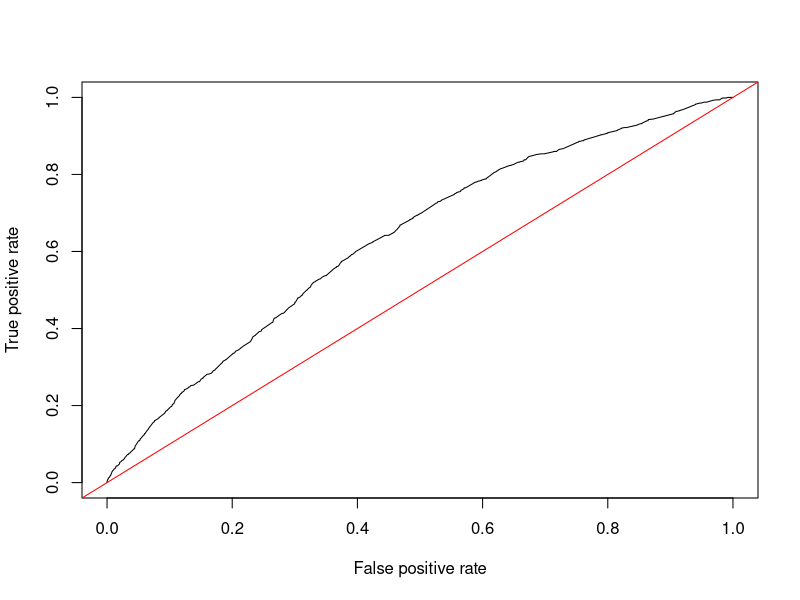

This chart was generated by the following R code:
# ------------------
# 로지스틱 회귀분석 - 기본 원리
# ------------------

# 로지스틱 회귀분석은 회귀분석의 선형성 가정이 위반되었다는 것에서 출발합니다. 
# 종속변수가 범주형이면 선형성 가정이 위반됩니다. 
# 이러한 문제를 피하기 위해서는 로그변환을 합니다. 
# 로짓변환: 로그변환을 하는 이유는 비선형 관계를 선형관계로 바꾸어 선형성 가정이 위반 된 것을 보완하기 위함입니다. 
# 최대우도추정: 결과변수의 값을 잘 추정할 수 있는 매개변수를 찾아야 하는데, 이 때 필요한 기법이 최대우도추정이다. 관측값이 발생할 가장 큰 계수를 찾는다는 뜻. 

# 로지스틱 회귀분석의 특징은 다음과 같습니다. 
# 분석목적: 종속변수와 독립변수 간의 관계를 통해서 예측 모델을 생성합니다. 
# 회귀분석과의 차이점: 종속변수는 반드시 범주형 변수이어야 합니다. 
# 이항형: Yes/No, 다항형: 예) Iris의 Species 칼럼
# 정규성: 정규분포 대신에 이항분포를 따릅니다. 
# 로짓변환: 종속변수의 출력범위를 0과 1로 조정하는 과정을 의미합니다. 
#### I. 이항분류 기존 방식 #### 
#### 단계 1. 데이터 가져오기 ####
setwd("~/Documents/R_edu")
loan_data <- read.csv("R_NCS_2020/3_day/data/cleaned_loan_data.csv", stringsAsFactors = FALSE)

head(loan_data)
str(loan_data)

# 데이터 변환의 이유, 1, 0은 숫자가 아니다. 범주형이다. 
loan_data$loan_status <- as.factor(loan_data$loan_status)


#### 단계 2. 데이터 분리 ####
library(caret)

inTrain <- createDataPartition(y = loan_data$loan_status, p=0.6, list = FALSE)
train_loan <- loan_data[inTrain,]
test_loan  <- loan_data[-inTrain,]
dim(train_loan)

#### 단계 3. 모형 개발 #### 
options(scipen = 100)
null_modle <- glm(loan_status ~ 1, family = "binomial", data = loan_data)
log_model <- glm(loan_status ~ loan_amnt + grade, family = "binomial", data = loan_data)

summary(log_model)

# 카이제곱 통계량 및 유의확률 구하기
anova(null_modle, log_model, test = "Chisq")

# 승산비 구하는 법
t(exp(log_model$coefficients))

# 신뢰구간 구하기
exp(confint(log_model))

# glm은 F 검정 통계량과 모델의 설명력은 제공되지 않는다. 
# glm 모형 성능에 관한 내용은, 이탈도, 로그가능도, R 통계량, 왈드 통계량, 호스머-렘쇼 측도, AIC 정보기준 (아카이케), 승산비 등이 있다. 
# 위 개념에 대한 기본적인 설명은 교재를 참고한다. 
# 지나치게 통계 이론으로 갈 여지가 있어서, 이 부분은 추후 통계 과정을 통해서 학습하는 것을 권한다. 
# 본 수업은 지도학습에 대한 머신러닝 과정이다.  
# 혼동 행렬에 대한 기본 개념을 익힘으로써, 분류문제에 관한 모형 평가를 더 자세히 공부할 수 있기 때문이다. 
# 만약 자세히 공부하기 원한다면 유쾌한 The R Book에서 관련 내용을 공부하시기를 권면한다. 

#### 단계 4. 모형 예측 ####
pred <- predict(log_model, newdata = test_loan, type = "response")
# type = "response" 속성은 예측 결과를 0~1사이의 확률값으로 반환한다. 
#### 단계 5. 예측치를 이항형으로 변환 ####
# 예측치가 0.15 이상이면 1, 0.15 미만이면 0
# 일단, 0.15인지는 메뉴얼 참조
result_pred <- ifelse(pred > 0.15, 1, 0)

#### 단계 6. 분류 정확도 계산 ####
table(test_loan$loan_status, result_pred)

#### 단계 7. 분류 정확도 계산 ####
# 혼동 매트릭스에 대한 설명은 교재 참조
# 정확도 계산
(5065 + 321) / (5065 + 321 + 1401 + 485)

#### 단계 8. ROC Curve를 이용한 모델 평가 & AUC ####
library(ROCR)
par(mfrow = c(1,1))
pr <- prediction(pred, test_loan$loan_status)
prf <- performance(pr, measure = "tpr", x.measure = "fpr")
plot(prf)
abline(0, 1, col = "red")
## -- 
# AUC = Area Under Curve의 뜻으로
auc <- performance(pr, measure = "auc")
auc <- auc@y.values[[1]]; auc
